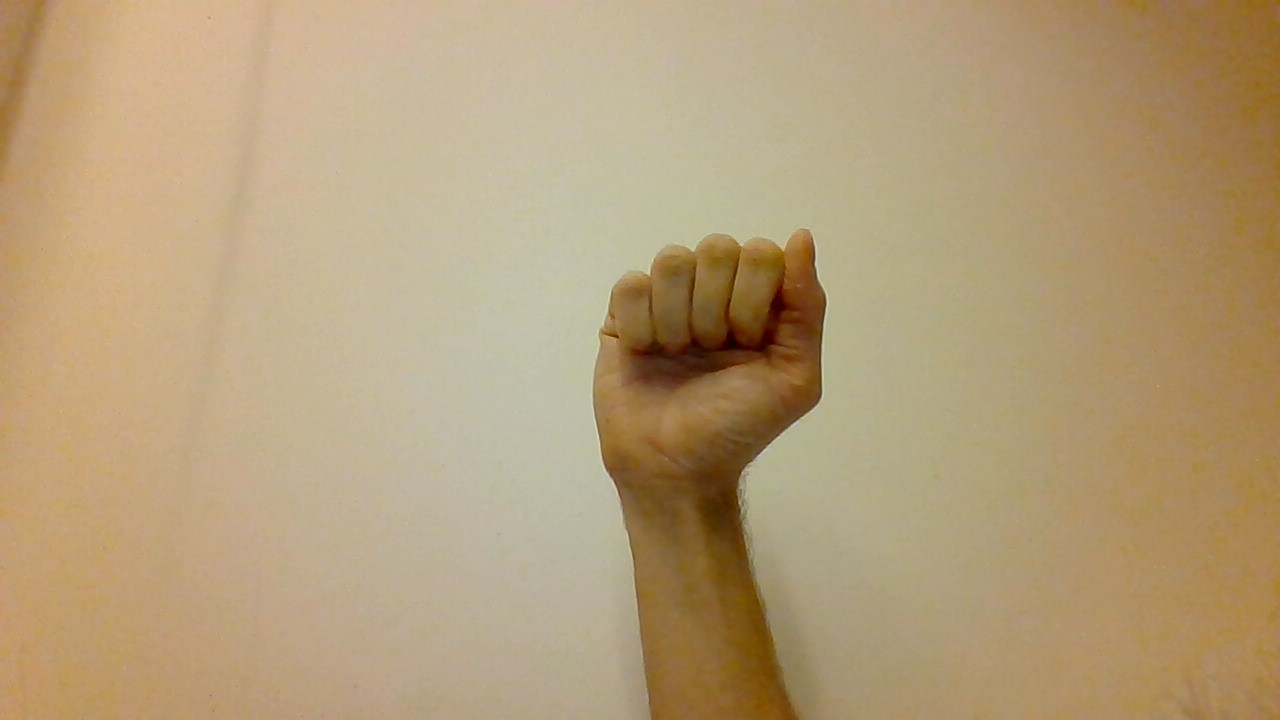
#> input picture A.jpg, 1280 x 720 px; the run also reads 1 picture not shown here
$ jupyter execute --allow-errors 'Projet Inf573 brouillon.ipynb'   (shell and % lines are left out)
#> lines starting #> are read from the running program, lines starting #| are printed output that depends on the picture
[cell 1]

import numpy as np # grey images are stored in memory as 2D arrays, color images as 3D arrays
import cv2 as cv2 # opencv computer vision library
from skimage import io # for io.imread
from matplotlib import pyplot as plt # ploting
from matplotlib import colors # ploting

# interactive notebook widgets
import ipywidgets as widgets
from ipywidgets import interact, interact_manual

from skimage import transform
from numpy import linalg
from numpy.linalg import inv

[cell 2]
def imshow(images, titles, nrows = 0, ncols=0, figsize = (15,20)):

    if ncols == 0 and nrows == 0:
      ncols = len(images)
      nrows = 1
    if ncols == 0:
      ncols = len(images) // nrows
    if nrows == 0:
      nrows = len(images) // ncols

    fig, axeslist = plt.subplots(ncols=ncols, nrows=nrows, squeeze=False, figsize = figsize)
    for i, image in enumerate(images):
        axeslist.ravel()[i].imshow(image, cmap=plt.gray(), vmin=0, vmax=255)
        axeslist.ravel()[i].set_title(titles[i])
        axeslist.ravel()[i].set_axis_off()
    plt.tight_layout() # optional

[cell 3]
urlA  = 'A.jpg'
urlB  = 'B.jpg'
urlC  = 'C.jpg'
urlD  = 'D.jpg'
urlE  = 'E.jpg'
urlF  = 'F.jpg'
urlG  = 'G.jpg'
urlH  = 'H.jpg'
urlI  = 'I.jpg'
urlK  = 'K.jpg'
urlL  = 'L.jpg'
urlM  = 'M.jpg'
urlN  = 'N.jpg'
urlO  = 'O.jpg'
urlP  = 'P.jpg'
urlQ  = 'Q.jpg'
urlR  = 'R.jpg'
urlS  = 'S.jpg'
urlT  = 'T.jpg'
urlU  = 'U.jpg'
urlV  = 'V.jpg'
urlW  = 'W.jpg'
urlX  = 'X.jpg'
urlY  = 'Y.jpg'
#24 lettres on enleve le j et le Z car ce sont des mouvements

imgA = io.imread(urlA)
#> imgA is the input picture: shape (720, 1280, 3); mean R, G, B 180.4, 157.9, 121.3
imgB = io.imread(urlB)
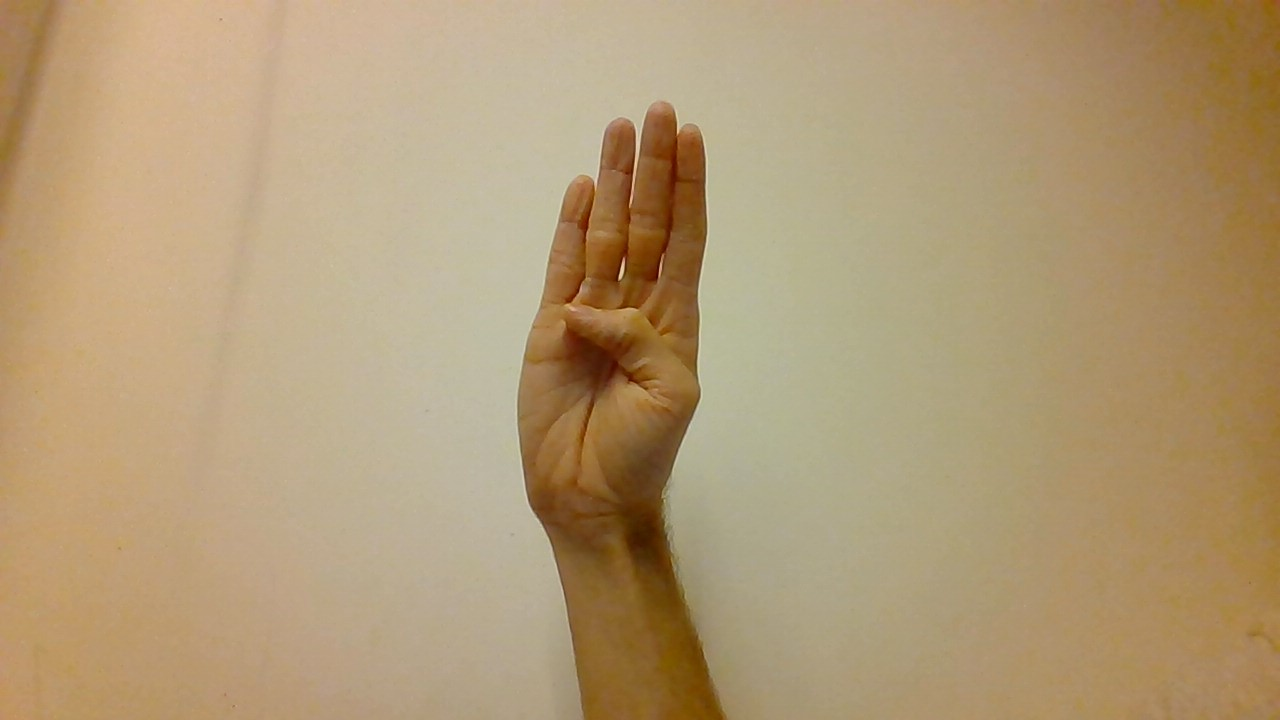
#> input picture B.jpg, 1280 x 720 px
#> imgB is the input picture: shape (720, 1280, 3); mean R, G, B 177.5, 154.4, 117.5
imgC = io.imread(urlC)
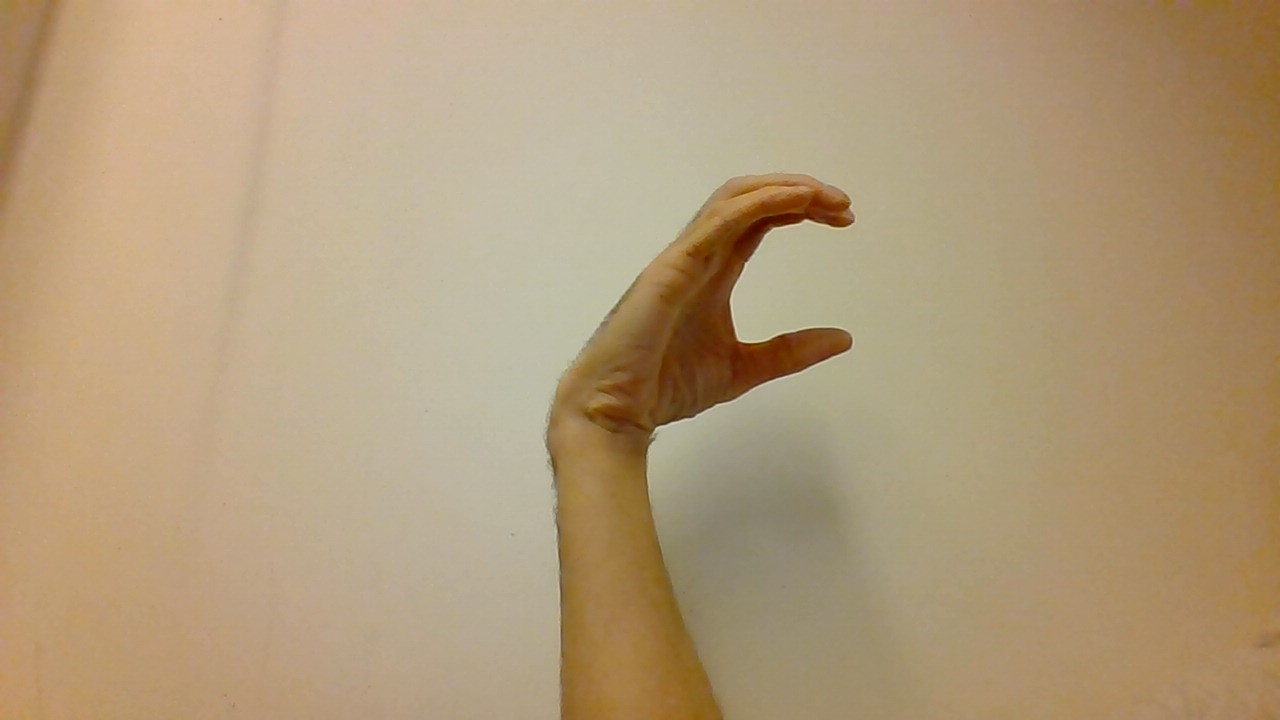
#> input picture C.jpg, 1280 x 720 px
#> imgC is the input picture: shape (720, 1280, 3); mean R, G, B 177.2, 155.2, 122.1
imgD = io.imread(urlD)
imgE = io.imread(urlE)
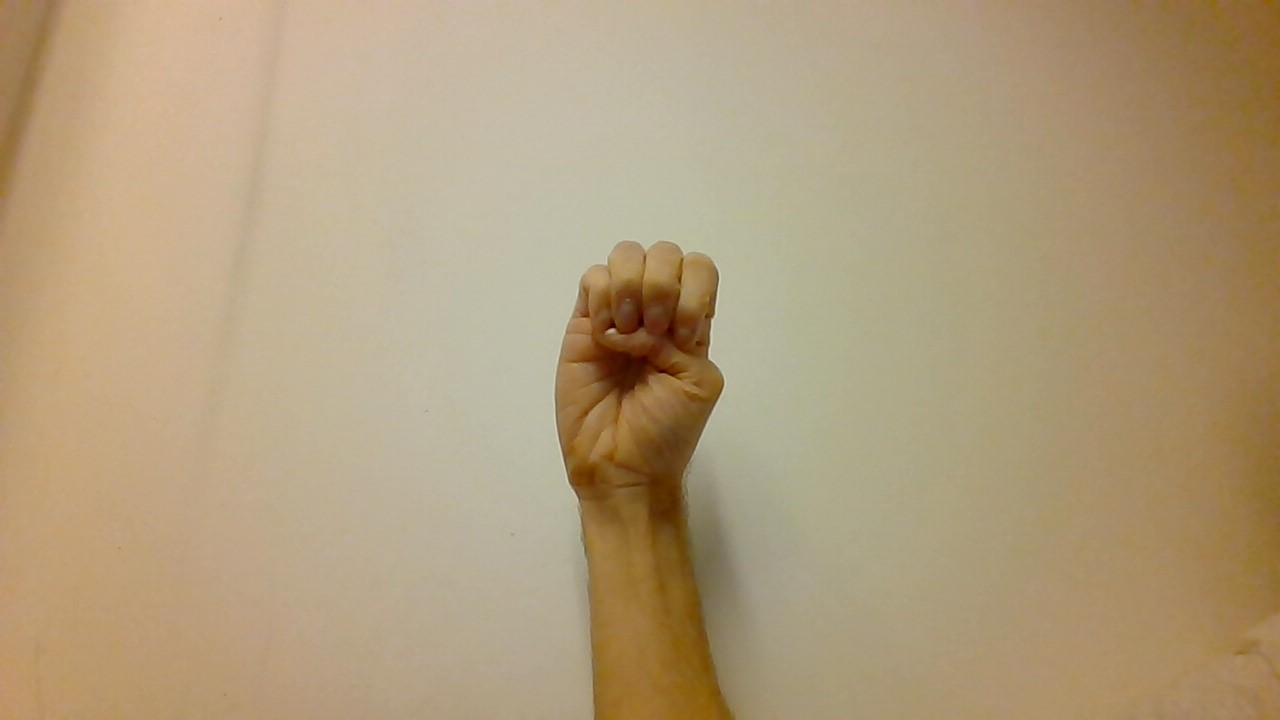
#> input picture E.jpg, 1280 x 720 px
#> imgE is the input picture: shape (720, 1280, 3); mean R, G, B 177, 157, 124
imgF = io.imread(urlF)
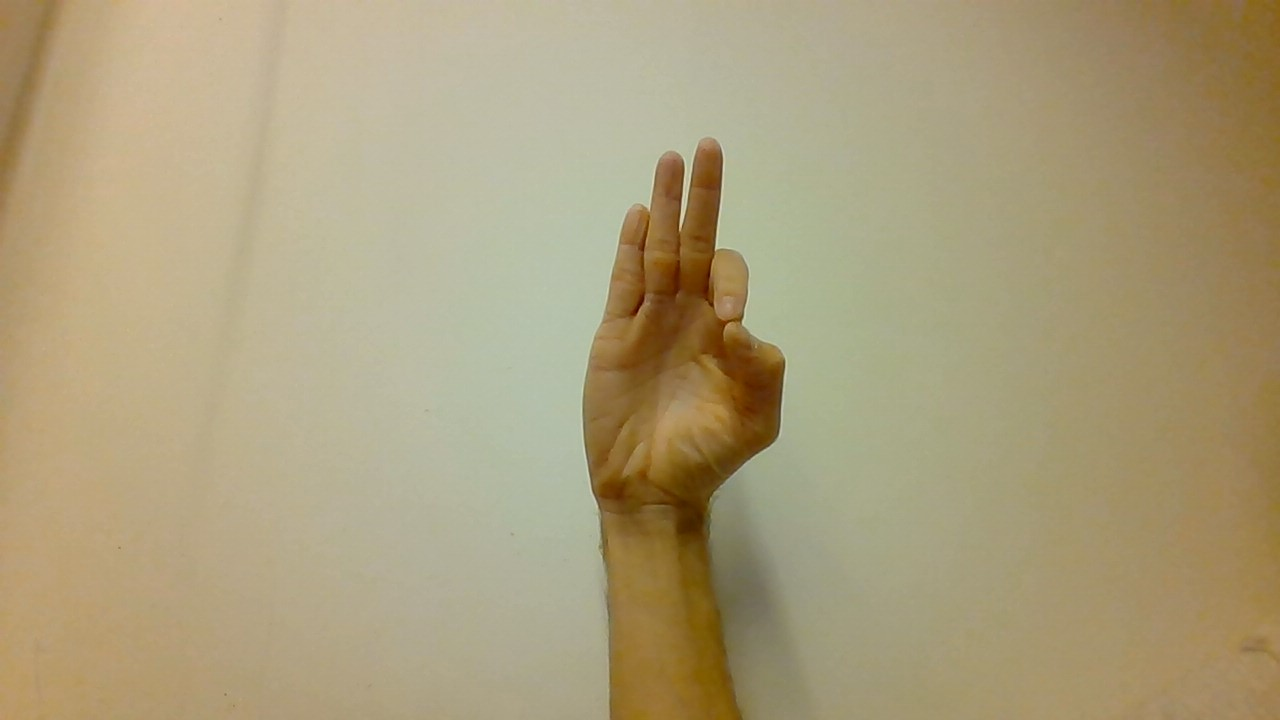
#> input picture F.jpg, 1280 x 720 px
#> imgF is the input picture: shape (720, 1280, 3); mean R, G, B 171.1, 158.4, 123.3
#> (the rest of this cell did not finish here and is left out)
